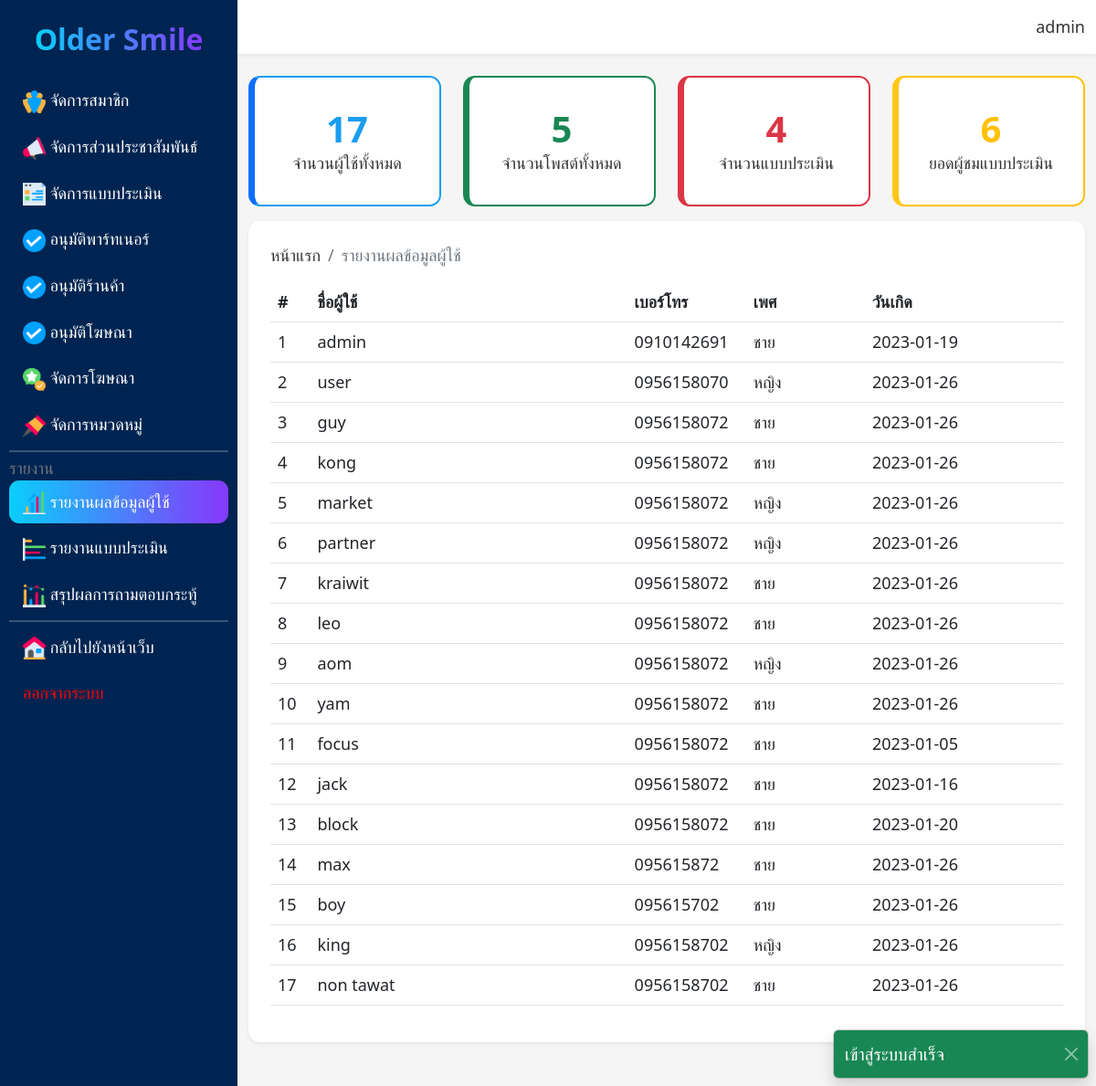
/admin/re_user.php (signed in), run on the app's committed database.
### tables this page shows
CREATE TABLE `user` (
  `user_id` int(11) NOT NULL,
  `user_name` varchar(255) NOT NULL,
  `user_dob` varchar(20) NOT NULL,
  `user_gender` varchar(10) NOT NULL,
  `user_tel` varchar(13) NOT NULL,
  `user_role` varchar(10) NOT NULL,
  `user_pass` varchar(60) NOT NULL,
  `user_wallet` decimal(8,2) NOT NULL,
  `user_image` varchar(60) NOT NULL
);

### admin/re_user.php (the view, shortened to what this page needs)
<?php
include('../conn.php');
$sql = "SELECT * FROM user";
$query = mysqli_query($conn,$sql);
$sql1 = "SELECT * FROM user";
$re1 = mysqli_query($conn,$sql1);
$sql2 = "SELECT * FROM post";
$re2 = mysqli_query($conn,$sql2);
$sql3 = "SELECT * FROM question";
$re3 = mysqli_query($conn,$sql3);
$sql4 = "SELECT * FROM ques_answer GROUP BY user_id";
$re4 = mysqli_query($conn,$sql4);
?>
<!DOCTYPE html>
<html lang="en">
<head>
    <link rel="stylesheet" href="../boostrap/bootstrap.min.css">
    <link rel="stylesheet" href="../css/admin.css">
    <link rel="stylesheet" href="../css/base.css">
</head>
<body>
    <?php include('component/alert.php');?>
    <main class="main d-flex">
        <?php include('component/sidebar.php');?>
        <div class="content">
            <?php include('component/navbar.php');?>
            <div class="content-body">
                <div class="container-fluid mt-3 pb-5">
                    <div class="row gy-2 my-3">
                        <div class="col-md-6 col-lg-3">
                            <div class="card py-3 rounded-4 border-primary" style="border-width: 2px!important; border-left: 7px solid #0d6efd!important;">
                                <div class="card-body text-center">
                                    <h1 class="text-primary"><?php echo number_format(mysqli_num_rows($re1))?></h1>
                                    <p>จำนวนผู้ใช้ทั้งหมด</p>
                                </div>
                            </div>
                        </div>
                        <div class="col-md-6 col-lg-3">
                            <div class="card py-3 rounded-4 border-success" style="border-width: 2px!important; border-left: 7px solid #198754!important;">
                                <div class="card-body text-center">
                                    <h1 class="text-success"><?php echo number_format(mysqli_num_rows($re2))?></h1>
                                    <p>จำนวนโพสต์ทั้งหมด</p>
                                </div>
                            </div>
                        </div>
                        <div class="col-md-6 col-lg-3">
                            <div class="card py-3 rounded-4 border-danger" style="border-width: 2px!important; border-left: 7px solid #dc3545!important;">
                                <div class="card-body text-center">
                                    <h1 class="text-danger"><?php echo number_format(mysqli_num_rows($re3))?></h1>
                                    <p>จำนวนแบบประเมิน</p>
                                </div>
                            </div>
                        </div>
                        <div class="col-md-6 col-lg-3">
                            <div class="card py-3 rounded-4 border-warning" style="border-width: 2px!important; border-left: 7px solid #ffc717!important;">
                                <div class="card-body text-center">
                                    <h1 class="text-warning"><?php echo number_format(mysqli_num_rows($re4))?></h1>
                                    <p>ยอดผู้ชมแบบประเมิน</p>
                                </div>
                            </div>
                        </div>
                    </div>
                    <div class="p-4 rounded-4 shadow-sm bg-white">
                        <ol class="breadcrumb">
                            <li class="breadcrumb-item"><a href="../index.php">หน้าแรก</a></li>
                            <li class="breadcrumb-item active">รายงานผลข้อมูลผู้ใช้</li>
                        </ol>
                        <div class="table-responsive mt-3">
                            <table class="table table-hover align-middle">
                                <thead>
                                    <tr>
                                        <th style="width: 5%;">#</th>
                                        <th style="width: 40%;">ชื่อผู้ใช้</th>
                                        <th style="width: 15%;">เบอร์โทร</th>
                                        <th style="width: 15%;">เพศ</th>
                                        <th style="width: 25%;">วันเกิด</th>
                                    </tr>
                                </thead>
                                <tbody>
                                    <?php foreach($query as $i => $row):?>
                                    <tr>
                                        <td><?php echo $i+1;?></td>
                                        <td><?php echo $row['user_name'];?></td>
                                        <td><?php echo $row['user_tel'];?></td>
                                        <td><?php echo $row['user_gender'];?></td>
                                        <td><?php echo $row['user_dob'];?></td>
                                    </tr>
                                    <?php endforeach;?>
                                </tbody>
                            </table>
                        </div>
                    </div>
                </div>
            </div>
        </div>
    </main>
</body>
</html>

### css/admin.css (style rules this page uses)
.content { width: 100%; }
body { overflow: hidden; }
.content-body { width: 100%; overflow: auto; max-height: 100vh; }

### css/base.css (style rules this page uses)
body { background-color: #f5f5f5!important; font-family: system-ui, -apple-system, BlinkMacSystemFont, 'Segoe UI', Roboto, Oxygen, Ubuntu, Cantarell, 'Open Sans', 'Helvetica Neue', sans-serif!important; font-size: 18px!important; font-weight: 500!important; margin: 0!important; padding: 0!important; }
h1,h2,h3,h4,h5,h6,a,p { color: #333!important; text-decoration: none!important; margin: 0!important; }
h1,h2,h3,h4,h5,h6 { font-weight: 600!important; }
.rounded-4 { border-radius: 0.8rem!important; }
.text-primary { color: #1b9df0!important; }
.border-primary { border-color: #1b9df0!important; }

### data on the page
user: user_name "admin", user_tel "0910142691", user_gender "ชาย", user_dob "2023-01-19"
user: user_name "user", user_tel "0956158070", user_gender "หญิง", user_dob "2023-01-26"
user: user_name "guy", user_tel "0956158072", user_gender "ชาย", user_dob "2023-01-26"
user: user_name "kong", user_tel "0956158072", user_gender "ชาย", user_dob "2023-01-26"
user: user_name "market", user_tel "0956158072", user_gender "หญิง", user_dob "2023-01-26"
user: user_name "partner", user_tel "0956158072", user_gender "หญิง", user_dob "2023-01-26"
user: user_name "kraiwit", user_tel "0956158072", user_gender "ชาย", user_dob "2023-01-26"
user: user_name "leo", user_tel "0956158072", user_gender "ชาย", user_dob "2023-01-26"
user: user_name "aom", user_tel "0956158072", user_gender "หญิง", user_dob "2023-01-26"
user: user_name "yam", user_tel "0956158072", user_gender "ชาย", user_dob "2023-01-26"
user: user_name "focus", user_tel "0956158072", user_gender "ชาย", user_dob "2023-01-05"
user: user_name "jack", user_tel "0956158072", user_gender "ชาย", user_dob "2023-01-16"
user: user_name "block", user_tel "0956158072", user_gender "ชาย", user_dob "2023-01-20"
user: user_name "max", user_tel "095615872", user_gender "ชาย", user_dob "2023-01-26"
user: user_name "boy", user_tel "095615702", user_gender "ชาย", user_dob "2023-01-26"
user: user_name "king", user_tel "0956158702", user_gender "หญิง", user_dob "2023-01-26"
user: user_name "non tawat", user_tel "0956158702", user_gender "ชาย", user_dob "2023-01-26"

### other printed values
$_SESSION['succ'] "เข้าสู่ระบบสำเร็จ"
$_SESSION['my_name'] "admin"
mysqli_num_rows($re1) "17"
mysqli_num_rows($re2) "5"
mysqli_num_rows($re3) "4"
mysqli_num_rows($re4) "6"
